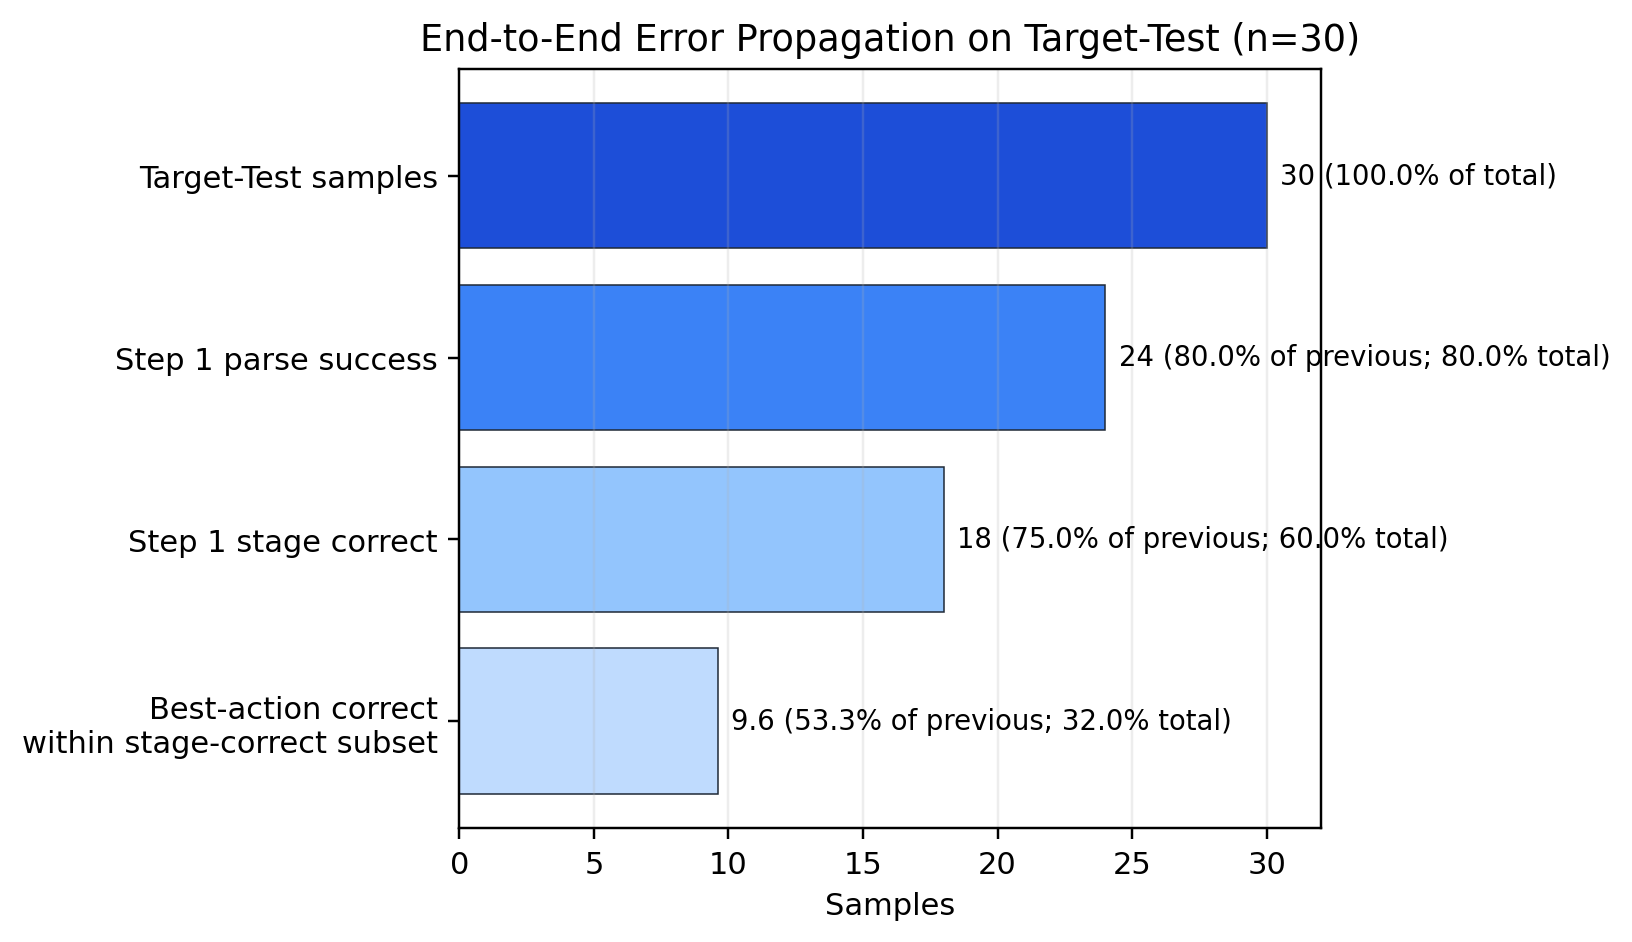

Source code (Python):
from pathlib import Path

import matplotlib.pyplot as plt


ROOT = Path(__file__).resolve().parents[2]
OUT = ROOT / "reports" / "figures_batch1"

STEPS = [
    ("Target-Test samples", 30.0),
    ("Step 1 parse success", 24.0),
    ("Step 1 stage correct", 18.0),
    ("Best-action correct\nwithin stage-correct subset", 9.6),
]


def main():
    labels = [x[0] for x in STEPS]
    values = [x[1] for x in STEPS]
    colors = ["#1d4ed8", "#3b82f6", "#93c5fd", "#bfdbfe"]

    fig, ax = plt.subplots(figsize=(7.2, 4.4))
    y = range(len(labels))
    bars = ax.barh(y, values, color=colors, edgecolor="#1f2937", linewidth=0.5)
    ax.invert_yaxis()
    ax.set_yticks(y, labels)
    ax.set_xlim(0, 32)
    ax.set_xlabel("Samples")
    ax.set_title("End-to-End Error Propagation on Target-Test (n=30)")
    ax.grid(axis="x", alpha=0.22)

    total = values[0]
    prev = None
    for bar, val in zip(bars, values):
        pct_total = 100 * val / total
        if prev is None:
            text = f"{val:g} ({pct_total:.1f}% of total)"
        else:
            text = f"{val:g} ({100 * val / prev:.1f}% of previous; {pct_total:.1f}% total)"
        ax.text(val + 0.5, bar.get_y() + bar.get_height() / 2, text, va="center", fontsize=9)
        prev = val

    fig.tight_layout()
    fig.savefig(OUT / "V3_error_propagation_funnel.pdf", bbox_inches="tight")
    fig.savefig(OUT / "V3_error_propagation_funnel.png", dpi=220, bbox_inches="tight")


if __name__ == "__main__":
    main()
